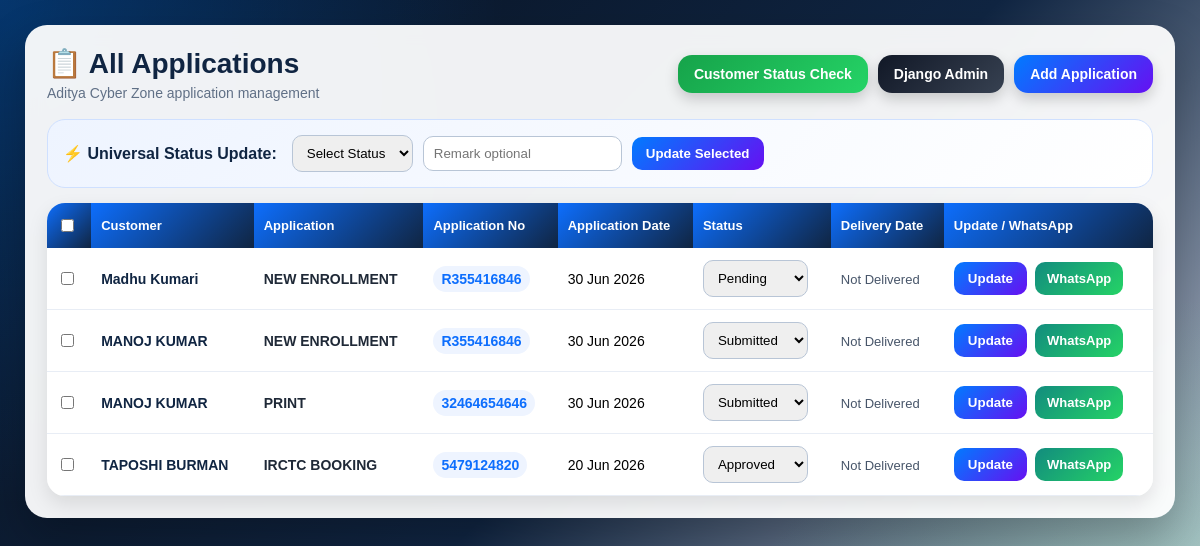
The page /applications/ on the database as committed earlier.
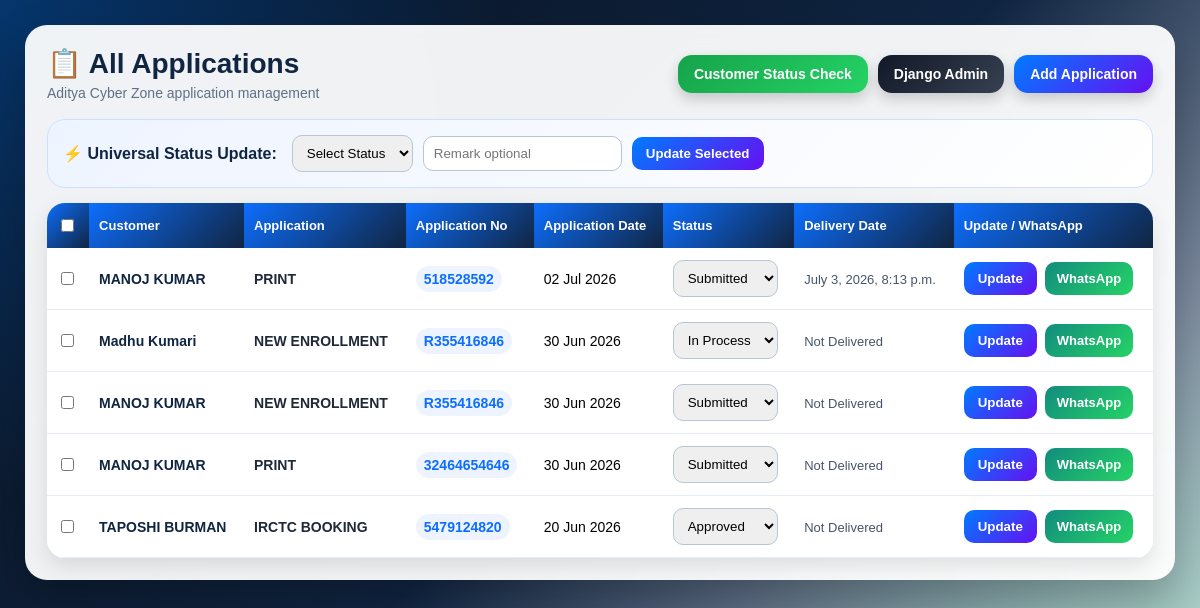
The same page on the database as committed later.
### customers_app/models.py (models this page shows, shortened)
class Application(models.Model):
    STATUS_CHOICES = [
        ('Pending', 'Pending'),
        ('Submitted', 'Submitted'),
        ('In Process', 'In Process'),
        ('Approved', 'Approved'),
        ('Rejected', 'Rejected'),
        ('Delivered', 'Delivered'),
    ]
    PAYMENT_STATUS_CHOICES = [
        ("Unpaid", "Unpaid"),
        ("Paid", "Paid"),
    ]
    PAYMENT_MODE_CHOICES = [
        ("Cash", "Cash"),
        ("Online", "Online"),
    ]
    customer = models.ForeignKey(Customer, on_delete=models.CASCADE)
    part = models.ForeignKey(
        ApplicationPart,
        on_delete=models.SET_NULL,
        null=True,
        blank=True
    )
    sub_part = models.ForeignKey(
        ApplicationSubPart,
        on_delete=models.SET_NULL,
        null=True,
        blank=True
    )
    application_name = models.CharField(max_length=100)
    application_no = models.CharField(max_length=100)
    application_date = models.DateField()
    amount = models.DecimalField(max_digits=10, decimal_places=2, default=0)
    paid_amount = models.DecimalField(max_digits=10, decimal_places=2, default=0)
    due_amount = models.DecimalField(max_digits=10, decimal_places=2, default=0)
    payment_status = models.CharField(
        max_length=20,
        choices=PAYMENT_STATUS_CHOICES,
        default="Unpaid"
    )
    payment_mode = models.CharField(
        max_length=20,
        choices=PAYMENT_MODE_CHOICES,
        default="Cash"
    )
    payment_reference_no = models.CharField(
    max_length=50,
    unique=False,
    blank=True,
    null=True
)
    receipt_no = models.CharField(
    max_length=100,
    unique=False,
    blank=True,
    null=True
)
    razorpay_order_id = models.CharField(
        max_length=100,
        blank=True,
        null=True
    )
    razorpay_payment_id = models.CharField(
        max_length=100,
        blank=True,
        null=True
    )
    razorpay_signature = models.CharField(
        max_length=200,
        blank=True,
        null=True
    )
    status_updated_at = models.DateTimeField(auto_now=True)
    delivery_date = models.DateTimeField(null=True, blank=True)
    status = models.CharField(
        max_length=20,
        choices=STATUS_CHOICES,
        default='Pending'
    )
    remarks = models.TextField(blank=True)

class Customer(models.Model):
    user = models.OneToOneField(
        User,
        on_delete=models.CASCADE,
        null=True,
        blank=True
    )
    name = models.CharField(max_length=100)
    aadhaar_no = models.CharField(max_length=20, unique=True)
    contact_no = models.CharField(max_length=15)
    is_registered = models.BooleanField(default=False)

### customers_app/views.py (the view)
# urls.py: path('applications/', views.all_applications, name='all_applications'),
def all_applications(request):
    status = request.GET.get("status")
    if status:
        applications = Application.objects.filter(status=status).order_by("-application_date")
    else:
        applications = Application.objects.all().order_by("-application_date")
    return render(request, "all_applications.html", {
        "applications": applications,
        "selected_status": status
    })

### templates/all_applications.html (shortened to what this page needs)
<!DOCTYPE html>
<html>
<head>
</head>
<body>
<div class="container">
    <div class="topbar">
        <div>
            <h1>📋 All Applications</h1>
            <div class="subtitle">Aditya Cyber Zone application management</div>
        </div>
        <div class="top-buttons">
            <a href="/check-status/" class="btn-link green">Customer Status Check</a>
            <a href="/admin/" class="btn-link dark">Django Admin</a>
            <a href="/add-application/" class="btn-link blue">Add Application</a>
        </div>
    </div>
    <form method="POST" action="{% url 'bulk_update_status' %}">
        <div class="bulk-box">
            <span class="bulk-title">⚡ Universal Status Update:</span>
            <select name="bulk_status" required>
                <option value="">Select Status</option>
            </select>
            <input type="text" name="bulk_remark" placeholder="Remark optional">
            <button type="submit">Update Selected</button>
        </div>
        <div class="table-wrap">
            <table>
                <tr>
                    <th><input type="checkbox" onclick="toggleAll(this)"></th>
                    <th>Customer</th>
                    <th>Application</th>
                    <th>Application No</th>
                    <th>Application Date</th>
                    <th>Status</th>
                    <th>Delivery Date</th>
                    <th>Update / WhatsApp</th>
                </tr>
                {% for app in applications %}
                <tr>
                    <td>
                        <input type="checkbox" name="selected_applications" value="{{ app.id }}">
                    </td>
                    <td><span class="customer">{{ app.customer.name }}</span></td>
                    <td><span class="app-name">{{ app.application_name }}</span></td>
                    <td><span class="app-no">{{ app.application_no }}</span></td>
                    <td>{{ app.application_date|date:"d M Y" }}</td>
                    <td>
                        <select name="status" form="form{{ app.id }}">
                            <option value="Pending" {% if app.status == "Pending" %}selected{% endif %}>Pending</option>
                            <option value="Submitted" {% if app.status == "Submitted" %}selected{% endif %}>Submitted</option>
                            <option value="In Process" {% if app.status == "In Process" %}selected{% endif %}>In Process</option>
                            <option value="Approved" {% if app.status == "Approved" %}selected{% endif %}>Approved</option>
                        </select>
                    </td>
                    <td>
                        <span class="delivery">
                            {% if app.delivery_date %}
                                {{ app.delivery_date }}
                            {% else %}
                                Not Delivered
                            {% endif %}
                        </span>
                    </td>
                    <td>
                        <div class="actions">
                            <form id="form{{ app.id }}" method="POST" action="{% url 'update_status' app.id %}">
                                <button type="submit">Update</button>
                            </form>
                            <a class="whatsapp-btn"
                               target="_blank"
                               href="https://wa.me/91{{ app.customer.contact_no }}?text=Aditya%20Cyber%20Zone%0A%0ADear%20{{ app.customer.name }},%0A%0AYour%20Application%20Status%20has%20been%20updated.%0A%0AApplication:%20{{ app.application_name }}%0AApplication%20No:%20{{ app.application_no }}%0ACurrent%20Status:%20{{ app.status }}%0A%0AThank%20you.">
                                WhatsApp
                            </a>
                        </div>
                    </td>
                </tr>
                {% empty %}
                <tr>
                    <td colspan="7" class="empty">No applications found.</td>
                </tr>
                {% endfor %}
            </table>
        </div>
    </form>
</div>
</body>
</html>

Rows that differ between the two databases and show on the page:
added Application: customer.name "MANOJ KUMAR", application_name "PRINT", application_no "518528592", application_date "02 Jul 2026", status "Submitted", delivery_date "July 3, 2026, 8:13 p.m."
changed Application "Madhu Kumari": status "Pending" → "In Process"
